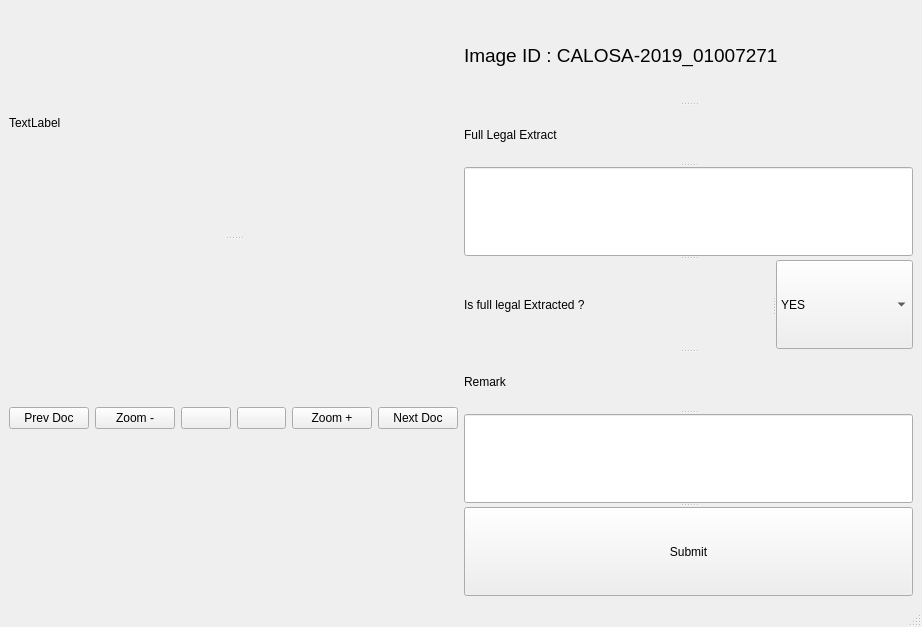
<?xml version="1.0" encoding="UTF-8"?>
<ui version="4.0">
 <class>MainWindow</class>
 <widget class="QMainWindow" name="MainWindow">
  <property name="geometry">
   <rect>
    <x>0</x>
    <y>0</y>
    <width>922</width>
    <height>627</height>
   </rect>
  </property>
  <property name="windowTitle">
   <string>MainWindow</string>
  </property>
  <widget class="QWidget" name="centralwidget">
   <layout class="QGridLayout" name="gridLayout">
    <item row="0" column="0">
     <layout class="QHBoxLayout" name="horizontalLayout">
      <item>
       <widget class="QSplitter" name="splitter">
        <property name="orientation">
         <enum>Qt::Vertical</enum>
        </property>
        <widget class="QLabel" name="label">
         <property name="text">
          <string>TextLabel</string>
         </property>
        </widget>
        <widget class="QWidget" name="">
         <layout class="QHBoxLayout" name="horizontalLayout_2">
          <item>
           <widget class="QPushButton" name="pushButton_5">
            <property name="sizePolicy">
             <sizepolicy hsizetype="Expanding" vsizetype="Fixed">
              <horstretch>0</horstretch>
              <verstretch>0</verstretch>
             </sizepolicy>
            </property>
            <property name="text">
             <string>Prev Doc</string>
            </property>
            <property name="icon">
             <iconset>
              <normaloff>images/Prev-File.png</normaloff>images/Prev-File.png</iconset>
            </property>
           </widget>
          </item>
          <item>
           <widget class="QPushButton" name="pushButton_7">
            <property name="sizePolicy">
             <sizepolicy hsizetype="Minimum" vsizetype="Fixed">
              <horstretch>0</horstretch>
              <verstretch>0</verstretch>
             </sizepolicy>
            </property>
            <property name="text">
             <string>Zoom -</string>
            </property>
           </widget>
          </item>
          <item>
           <widget class="QPushButton" name="pushButton_3">
            <property name="sizePolicy">
             <sizepolicy hsizetype="Expanding" vsizetype="Fixed">
              <horstretch>0</horstretch>
              <verstretch>0</verstretch>
             </sizepolicy>
            </property>
            <property name="text">
             <string/>
            </property>
            <property name="icon">
             <iconset>
              <normaloff>images/Prev-Page.png</normaloff>images/Prev-Page.png</iconset>
            </property>
           </widget>
          </item>
          <item>
           <widget class="QPushButton" name="pushButton_2">
            <property name="sizePolicy">
             <sizepolicy hsizetype="Expanding" vsizetype="Fixed">
              <horstretch>0</horstretch>
              <verstretch>0</verstretch>
             </sizepolicy>
            </property>
            <property name="text">
             <string/>
            </property>
            <property name="icon">
             <iconset>
              <normaloff>images/Next-Page.png</normaloff>images/Next-Page.png</iconset>
            </property>
           </widget>
          </item>
          <item>
           <widget class="QPushButton" name="pushButton_6">
            <property name="sizePolicy">
             <sizepolicy hsizetype="Minimum" vsizetype="Fixed">
              <horstretch>0</horstretch>
              <verstretch>0</verstretch>
             </sizepolicy>
            </property>
            <property name="text">
             <string>Zoom +</string>
            </property>
           </widget>
          </item>
          <item>
           <widget class="QPushButton" name="pushButton_4">
            <property name="sizePolicy">
             <sizepolicy hsizetype="Minimum" vsizetype="Fixed">
              <horstretch>0</horstretch>
              <verstretch>0</verstretch>
             </sizepolicy>
            </property>
            <property name="text">
             <string>Next Doc</string>
            </property>
            <property name="icon">
             <iconset>
              <normaloff>images/Next-File.png</normaloff>images/Next-File.png</iconset>
            </property>
           </widget>
          </item>
         </layout>
        </widget>
       </widget>
      </item>
      <item>
       <widget class="QSplitter" name="splitter_3">
        <property name="orientation">
         <enum>Qt::Vertical</enum>
        </property>
        <widget class="QLabel" name="label_2">
         <property name="font">
          <font>
           <pointsize>14</pointsize>
          </font>
         </property>
         <property name="text">
          <string>Image ID : CALOSA-2019_01007271</string>
         </property>
        </widget>
        <widget class="QLabel" name="label_4">
         <property name="text">
          <string>Full Legal Extract</string>
         </property>
        </widget>
        <widget class="QLineEdit" name="lineEdit"/>
        <widget class="QSplitter" name="splitter_2">
         <property name="orientation">
          <enum>Qt::Horizontal</enum>
         </property>
         <widget class="QLabel" name="label_3">
          <property name="text">
           <string>Is full legal Extracted ?</string>
          </property>
         </widget>
         <widget class="QComboBox" name="comboBox">
          <property name="sizePolicy">
           <sizepolicy hsizetype="Minimum" vsizetype="Fixed">
            <horstretch>0</horstretch>
            <verstretch>0</verstretch>
           </sizepolicy>
          </property>
          <item>
           <property name="text">
            <string>YES</string>
           </property>
          </item>
          <item>
           <property name="text">
            <string>NO</string>
           </property>
          </item>
         </widget>
        </widget>
        <widget class="QLabel" name="label_5">
         <property name="text">
          <string>Remark</string>
         </property>
        </widget>
        <widget class="QLineEdit" name="lineEdit_2"/>
        <widget class="QPushButton" name="pushButton">
         <property name="text">
          <string>Submit</string>
         </property>
        </widget>
       </widget>
      </item>
     </layout>
    </item>
   </layout>
  </widget>
  <widget class="QMenuBar" name="menubar">
   <property name="geometry">
    <rect>
     <x>0</x>
     <y>0</y>
     <width>922</width>
     <height>21</height>
    </rect>
   </property>
  </widget>
  <widget class="QStatusBar" name="statusbar"/>
 </widget>
 <resources/>
 <connections/>
</ui>
